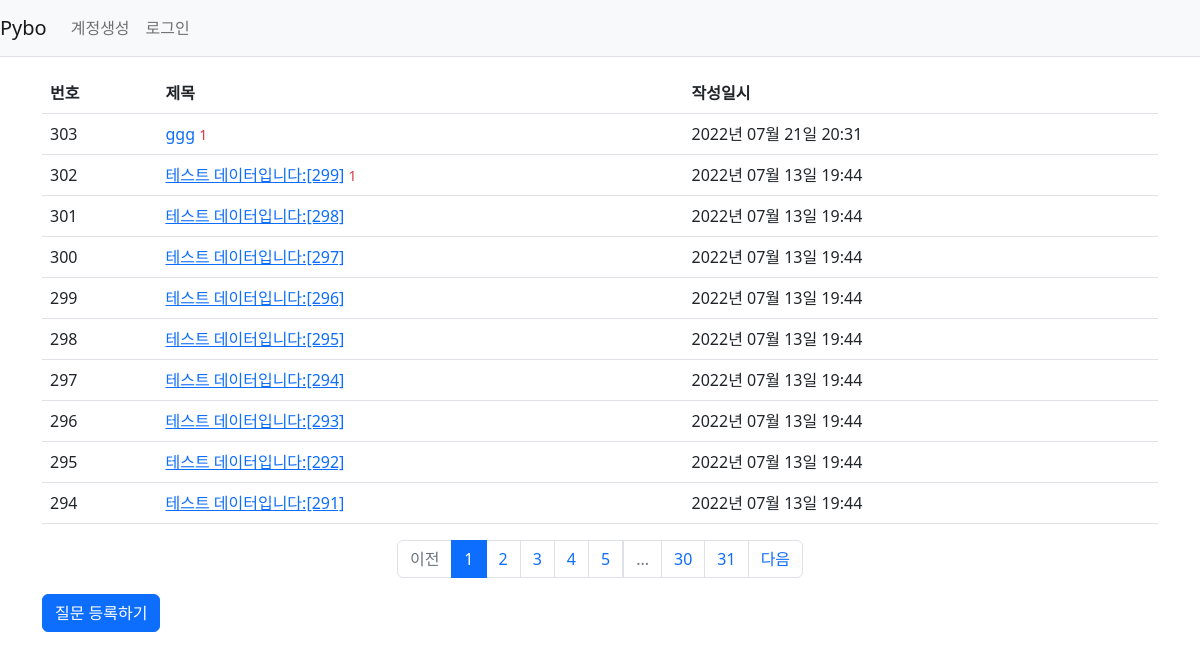
Page /question/list/ on the committed database.
### pybo/models.py (models this page shows)
class Question(db.Model):
    id = db.Column(db.Integer, primary_key=True)
    subject = db.Column(db.String(200), nullable=False)
    content = db.Column(db.Text(), nullable=False)
    create_date = db.Column(db.DateTime(), nullable=False)
    user_id = db.Column(db.Integer, db.ForeignKey(
        'user.id', ondelete='CASCADE'), nullable=False)  #, server_default='1')
    user = db.relationship('User', backref=db.backref('question_set'))

### pybo/views/question_views.py (the view)
@bp.route('/list/')
def _list():
    page = request.args.get('page', type=int, default=1) # 페이지
    question_list = Question.query.order_by(Question.create_date.desc())
    question_list = question_list.paginate(page, per_page=10)
    return render_template('question/question_list.html', question_list=question_list)

### pybo/filter.py (called while the page is built)
def format_datetime(value, fmt='%Y년 %m월 %d일 %H:%M'):
    return value.strftime(fmt)

### pybo/views/auth_views.py (called while the page is built)
@bp.before_app_request
def load_logged_in_user():
    user_id = session.get('user_id')
    if user_id is None:
        g.user = None
    else:
        g.user = User.query.get(user_id)

### pybo/templates/question/question_list.html
{% extends 'base.html' %}
{% block content %}
<div class="container my-3">
    <table class="table">
        <thead>
        <tr class="thead-dark">
            <th>번호</th>
            <th>제목</th>
            <th>작성일시</th>
        </tr>
        </thead>
        <tbody>
        {% if question_list %}
        {% for question in question_list.items %}
        <tr>
            <td>{{ question_list.total - (question_list.page - 1) * question_list.per_page  - loop.index0}}</td>
            <td>
                <a href="{{ url_for('question.detail', question_id=question.id) }}">{{question.subject}}</a>
                {% if question.answer_set|length > 0 %}
                <span class="text-danger small ml-2">{{ question.answer_set|length}}</span>
                {% endif %}
            </td>
            <td>{{ question.create_date|datetime }}</td>
        </tr>
        {% endfor %}
        {% else %}
        <tr>
            <td colspan="3">질문이 없습니다.</td>
        </tr>
        {% endif %}
        </tbody>
    </table>
    <ul class="pagination justify-content-center">
        {% if question_list.has_prev %}
        <li class="page-item">
            <a class="page-link" href="?page={{ question_list.prev_num }}">이전</a>
        </li>
        {% else %}
        <li class="page-item disabled">
            <a class="page-link" tabindex="-1" aria-disabled="true" href="#">이전</a>
        </li>
        {% endif %}
        {% for page_num in question_list.iter_pages() %}
            {% if page_num %}
                {% if page_num != question_list.page %}
                <li class="page-item">
                    <a class="page-link" href="?page={{ page_num }}">{{ page_num }}</a>
                </li>
                {% else %}
                <li class="page-item active" aria-current="page">
                    <a class="page-link" href="#">{{ page_num }}</a>
                </li>
                {% endif %}
            {% else %}
                <li class="disabled">
                    <a class="page-link">...</a>
                </li>
            {% endif %}
        {% endfor %}
        {% if question_list.has_next %}
        <li class="page-item">
            <a class="page-link" href="?page={{ question_list.next_num }}">다음</a>
        </li>
        {% else %}
        <li class="page-item disabled">
            <a class="page-link" tabindex="-1" aria-disabled="true" href="#">다음</a>
        </li>
        {% endif %}
    </ul>
    <a href="{{ url_for('question.create') }}" class="btn btn-primary">질문 등록하기</a>
</div>
{% endblock %}

### pybo/templates/base.html (shortened to what this page needs)
<!doctype html>
<html lang="ko">
<head>
    <link rel="stylesheet" href="{{ url_for('static', filename='bootstrap.min.css') }}">
    <link rel="stylesheet" href="{{ url_for('static', filename='style.css') }}">
</head>
<body>
{% include "navbar.html" %}
{% block content %}
{% endblock %}
</body>
</html>

### pybo/templates/navbar.html (shortened to what this page needs)
<nav class="navbar navbar-expand-lg navbar-light bg-light border-bottom">
    <a class="navbar-brand" href="{{ url_for('main.index') }}">Pybo</a>
    <div class="collapse navbar-collapse flex-grow-0" id="navbarNav">
        {% if g.user %}
        <ul class="navbar-nav">
            <li class="nav-item">
                <a class="nav-link" href="{{ url_for('auth.logout') }}">{{ g.user.username }} (로그아웃)</a>
            </li>
        </ul>
        {% else %}
        <ul class="navbar-nav">
            <li class="nav-item">
                <a class="nav-link" href="{{url_for('auth.signup')}}">계정생성</a>
            </li>
            <li class="nav-item">
                <a class="nav-link" href="{{ url_for('auth.login') }}">로그인</a>
            </li>
        </ul>
        {% endif %}
    </div>
</nav>

### rows in the picture
Question: total "303", subject "ggg", answer_set|length "1", create_date "2022년 07월 21일 20:31"
Question: total "302", subject "테스트 데이터입니다:[299]", answer_set|length "1", create_date "2022년 07월 13일 19:44"
Question: total "301", subject "테스트 데이터입니다:[298]", create_date "2022년 07월 13일 19:44"
Question: total "300", subject "테스트 데이터입니다:[297]", create_date "2022년 07월 13일 19:44"
Question: total "299", subject "테스트 데이터입니다:[296]", create_date "2022년 07월 13일 19:44"
Question: total "298", subject "테스트 데이터입니다:[295]", create_date "2022년 07월 13일 19:44"
Question: total "297", subject "테스트 데이터입니다:[294]", create_date "2022년 07월 13일 19:44"
Question: total "296", subject "테스트 데이터입니다:[293]", create_date "2022년 07월 13일 19:44"
Question: total "295", subject "테스트 데이터입니다:[292]", create_date "2022년 07월 13일 19:44"
Question: total "294", subject "테스트 데이터입니다:[291]", create_date "2022년 07월 13일 19:44"

### other values in the picture
{{ page_num }} "1"
{{ page_num }} "2" "3" "4" "5" "30" "31"
